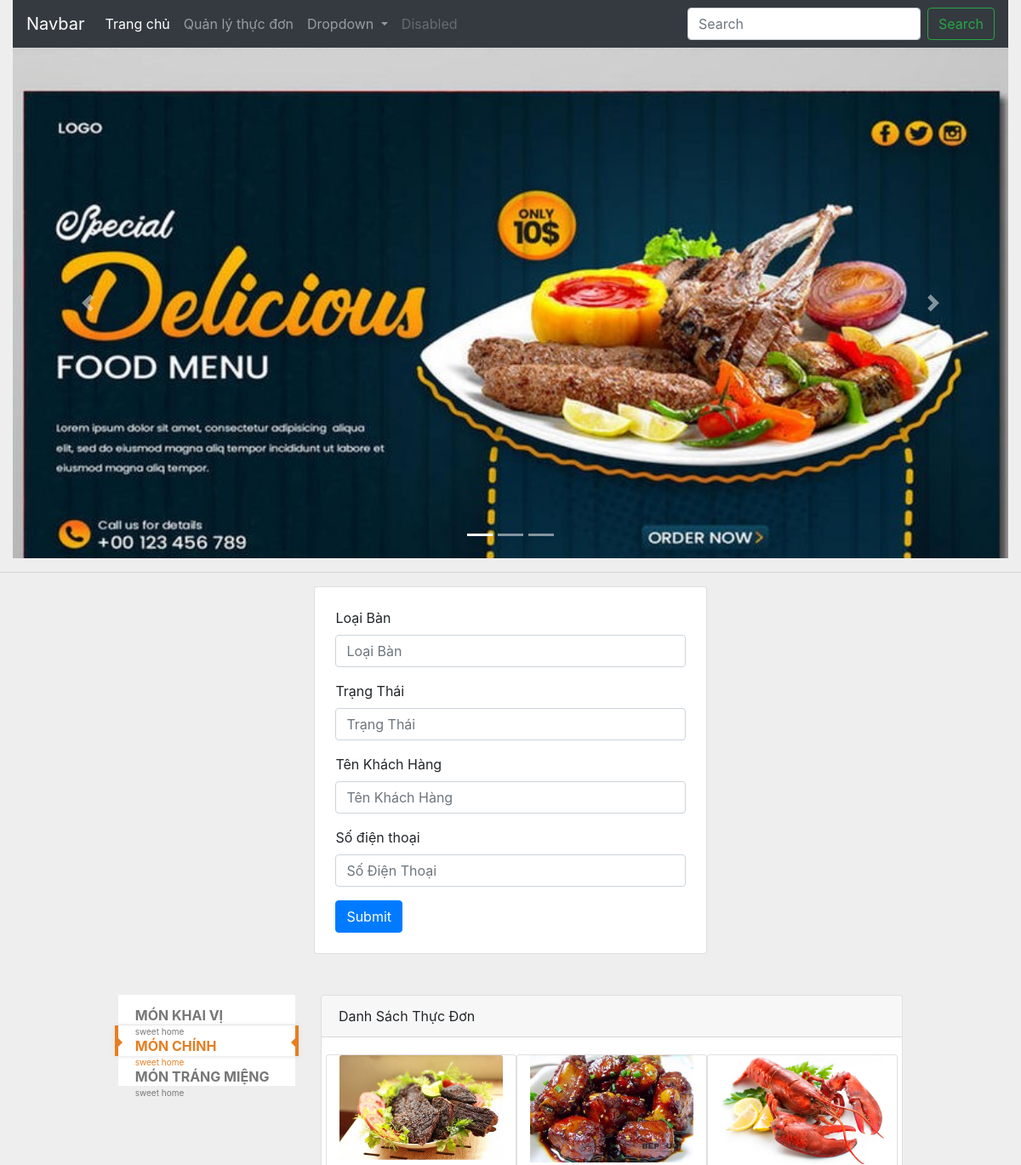
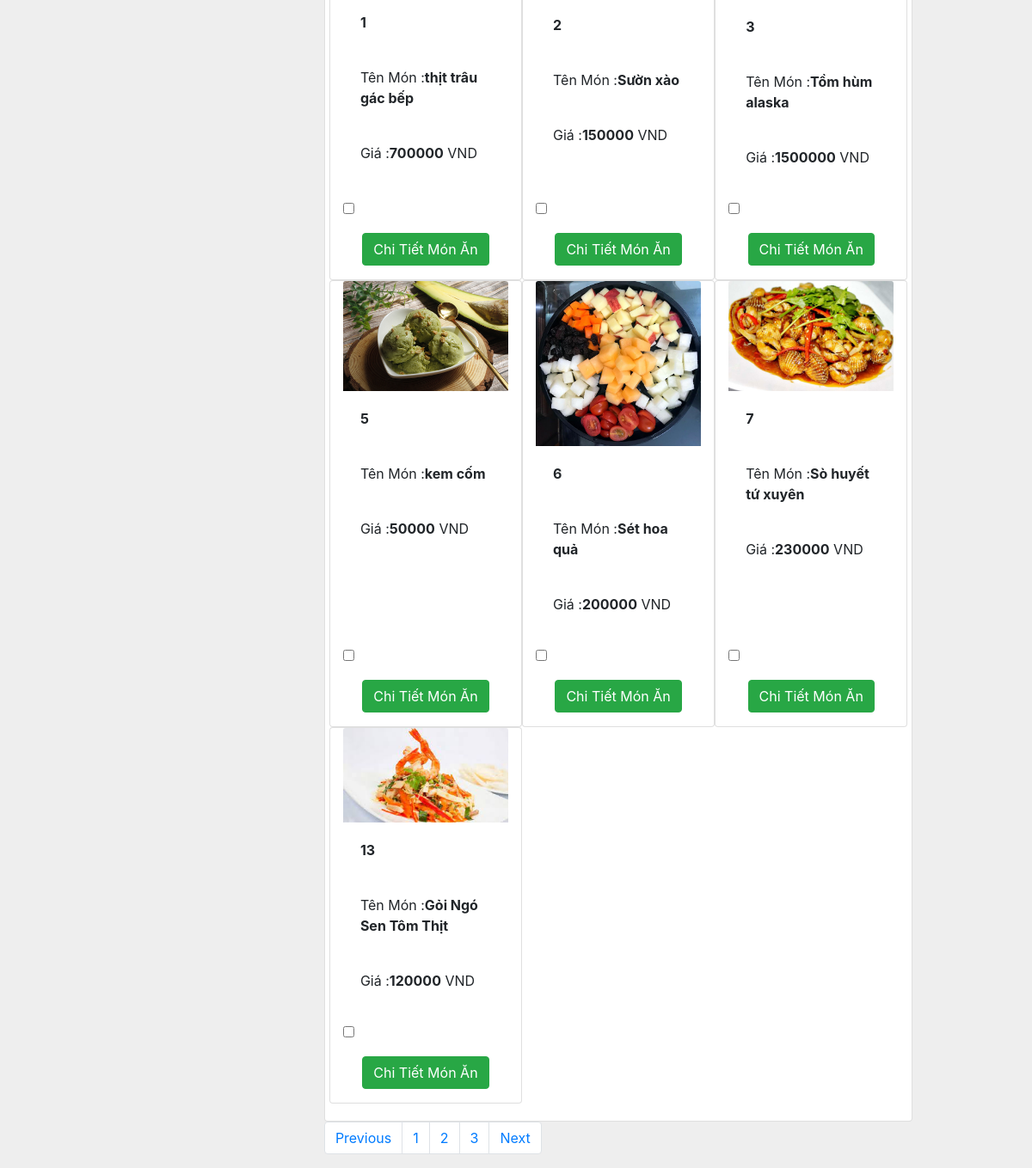
The page /index.php?page=food&action=list&id=1 (signed in) on the database its author committed (2 pictures, top to bottom).
### tables this page shows
CREATE TABLE `foods` (
  `id` int NOT NULL,
  `name` varchar(200) DEFAULT NULL,
  `price` int DEFAULT NULL,
  `ingredient` varchar(200) DEFAULT NULL,
  `kind_of` varchar(200) DEFAULT NULL,
  `image` varchar(200) DEFAULT NULL
);

### src/Controller/foodsController.php (called while the page is built, shortened)
<?php
class foodsController
{
    private $foodsModel;
    public function __construct()
    {
        $this->foodsModel = new foodsModel();
    }
    public function index()
    {
        $foods = $this->foodsModel->getAll();
        include_once "src/View/foods/list.php";
    }
}

### src/Model/foodsModel.php (called while the page is built, shortened)
<?php
class foodsModel
{
    private $dbConnect;
    public function __construct()
    {
        $conn = new DBConnect();
        $this->dbConnect = $conn->connect();
    }
    public function getAll()
    {
        $sql = "SELECT * FROM foods";
        $stmt = $this->dbConnect->query($sql);
        return $stmt->fetchAll();
    }
}

### src/Model/DBConnect.php (called while the page is built, shortened)
<?php
class DBConnect
{
    private $dsn;
    private $username;
    private $password;
    public function __construct()
    {
        $this->dsn = "mysql:host=localhost;dbname=manager_foods;charset=utf8";
        $this->username = "root";
        $this->password = "Lam12345678@";
    }
    public function connect()
    {
        try{
            return new PDO($this->dsn, $this->username, $this->password);
        }catch(PDOException $e){
            die($e->getMessage());
        }
    }
}

### src/View/foods/list.php (the view, shortened to what this page needs)
<?php
$id = $_REQUEST['id'];
?>
<div class="mx-auto w-75">
    <div class="mx-auto card w-50 p-4 mb-5">
        <form method="post" action="index.php?page=food&action=order-book&id=<?php echo $id; ?>">
            <div class="form-group">
                <label for="exampleInputEmail1">Loại Bàn</label>
                <input type="text" name="type" class="form-control" id="exampleInputEmail1" aria-describedby="emailHelp" placeholder="Loại Bàn ">
            </div>
            <div class="form-group">
                <label for="exampleInputEmail1">Trạng Thái</label>
                <input type="text" name="status" class="form-control" id="exampleInputEmail1" aria-describedby="emailHelp" placeholder="Trạng Thái ">
            </div>
            <div class="form-group">
                <label for="exampleInputEmail1">Tên Khách Hàng</label>
                <input type="text" name="customers" class="form-control" id="exampleInputEmail1" aria-describedby="emailHelp" placeholder="Tên Khách Hàng">
            </div>
            <div class="form-group">
                <label for="exampleInputEmail1">Số điện thoại</label>
                <input type="text" name="phone" class="form-control" id="exampleInputEmail1" aria-describedby="emailHelp" placeholder="Số Điện Thoại">
            </div>
            <button type="submit" class="btn btn-primary">Submit</button>
        </form>
    </div>
    <div class="row">
        <div class="col-3 ">
            <?php include_once "src/View/layout/sidebar.php"; ?>
        </div>
        <div class="col-9">
            <div class="card ">
                <div class="card-header">
                    Danh Sách Thực Đơn
                </div>
                <div class="card-body row">
                    <?php foreach ($foods as $food): ?>
                        <div class="card col-4 " >
                            <img class="card-img-top" src="img/<?php echo $food['image'] ?>">
                            <div class="card-body ">
                                <p><b><?php echo $food['id'] ?></b></p><br>
                                <p>Tên Món :<b><?php echo $food['name'] ?></b></p><br>
                                <p>Giá :<b><?php echo $food['price'] ?></b> VND</p>
                            </div>
                            <p><input  type="checkbox" name="" ></p>
                            <p style="text-align: center"><a href="index.php?page=food&action=food-list&id=<?php echo $food['id'] ?>">
                                    <button  type="button" class="btn btn-success">Chi Tiết Món Ăn</button>
                                </a>
                            </p>
                        </div>
                    <?php endforeach; ?>
                </div>
            </div>
            <nav aria-label="Page navigation example">
                <ul class="pagination">
                    <li class="page-item"><a class="page-link" href="#">Previous</a></li>
                    <li class="page-item"><a class="page-link" href="#">1</a></li>
                    <li class="page-item"><a class="page-link" href="#">2</a></li>
                    <li class="page-item"><a class="page-link" href="#">3</a></li>
                    <li class="page-item"><a class="page-link" href="#">Next</a></li>
                </ul>
            </nav>
        </div>
    </div>
</div>

### index.php (shortened to what this page needs)
<?php
$foodsController = new foodsController();
$page = $_REQUEST['page'];
$action = $_REQUEST['action'];
?>
<!doctype html>
<html lang="en">
<head>
    <link rel="stylesheet" href="https://cdn.jsdelivr.net/npm/bootstrap@4.6.0/dist/css/bootstrap.min.css"
>
    <link href="css/style.css" rel="stylesheet" type="text/css">
    <link rel="stylesheet" href="css/sidebar.css">
</head>
<body>
<div class="col-12">
    <?php include_once "src/View/layout/header.php"; ?>
</div>
<hr>
<div class="row">
    <?php
    switch ($page) {
        case "food":
            switch ($action) {
                case "list":
                    $foodsController->index();
                    break;
            }
            break;
    }
    ?>
</div>
</body>
</html>

### src/View/layout/header.php (shortened to what this page needs)
<nav class="navbar navbar-expand-lg navbar navbar-dark bg-dark">
    <a class="navbar-brand" href="#">Navbar</a>
    <div class="collapse navbar-collapse" id="navbarSupportedContent">
        <ul class="navbar-nav mr-auto">
            <li class="nav-item active">
                <a class="nav-link" href="index.php?page=default">Trang chủ<span class="sr-only">(current)</span></a>
            </li>
            <li class="nav-item">
                <a class="nav-link" href="index.php?page=food&action=managerList">Quản lý thực đơn</a>
            </li>
            <li class="nav-item dropdown">
                <a class="nav-link dropdown-toggle" href="#" id="navbarDropdown" role="button" data-toggle="dropdown"
                   aria-haspopup="true" aria-expanded="false">
                    Dropdown
                </a>
            </li>
            <li class="nav-item">
                <a class="nav-link disabled" href="#" tabindex="-1" aria-disabled="true">Disabled</a>
            </li>
        </ul>
        <form class="form-inline my-2 my-lg-0">
            <input class="form-control mr-sm-2" type="search" placeholder="Search" aria-label="Search">
            <button class="btn btn-outline-success my-2 my-sm-0" type="submit">Search</button>
        </form>
    </div>
</nav>
<div id="carouselExampleIndicators" class="carousel slide" data-ride="carousel">
    <ol class="carousel-indicators">
        <li data-target="#carouselExampleIndicators" data-slide-to="0" class="active"></li>
        <li data-target="#carouselExampleIndicators" data-slide-to="1"></li>
        <li data-target="#carouselExampleIndicators" data-slide-to="2"></li>
    </ol>
    <div class="carousel-inner" style="height:600px">
        <div class="carousel-item active">
            <img class="d-block w-100" src="img/banner/banner-nha-hang.jpg" alt="First slide">
        </div>
    </div>
    <a class="carousel-control-prev" href="#carouselExampleIndicators" role="button" data-slide="prev">
        <span class="carousel-control-prev-icon" aria-hidden="true"></span>
    </a>
    <a class="carousel-control-next" href="#carouselExampleIndicators" role="button" data-slide="next">
        <span class="carousel-control-next-icon" aria-hidden="true"></span>
    </a>
</div>

### src/View/layout/sidebar.php (shortened to what this page needs)
<nav>
    <ul class="mcd-menu w-100">
        <li>
            <a href="index.php?page=food&action=foodAppetizer">
                <strong>Món khai vị</strong>
                <small>sweet home</small>
            </a>
        </li>
        <li>
            <a href="index.php?page=food&action=foodMainDishes" class="active">
                <strong>Món chính </strong>
                <small>sweet home</small>
            </a>
        </li>
        <li>
            <a href="index.php?page=food&action=foodDesserts">
                <strong>Món tráng miệng</strong>
                <small>sweet home</small>
            </a>
        </li>
    </ul>
</nav>

### css/style.css (style rules this page uses)
.carousel-item { height:400px; }

### css/sidebar.css (style rules this page uses)
body { background: #EEE; overflow-x:hidden; }
.mcd-menu { list-style: none; padding: 0; margin: 0; background: #FFF; border-radius: 2px; -moz-border-radius: 2px; -webkit-border-radius: 2px; width: 250px; }
.mcd-menu li { position: relative; }
.mcd-menu li a { display: block; text-decoration: none; padding: 12px 20px; color: #777; text-align: left; height: 36px; position: relative; border-bottom: 1px solid #EEE; }
.mcd-menu li a strong { display: block; text-transform: uppercase; }
.mcd-menu li a small { display: block; font-size: 10px; }
.mcd-menu li a i, .mcd-menu li a strong, .mcd-menu li a small { position: relative; transition: all 300ms linear; -o-transition: all 300ms linear; -ms-transition: all 300ms linear; -moz-transition: all 300ms linear; -webkit-transition: all 300ms linear; }
.mcd-menu li a.active { position: relative; color: #e67e22; border:0; box-shadow: 0 0 5px #DDD; -moz-box-shadow: 0 0 5px #DDD; -webkit-box-shadow: 0 0 5px #DDD; border-left: 4px solid #e67e22; border-right: 4px solid #e67e22; margin: 0 -4px; }
.mcd-menu li a.active:before { content: ""; position: absolute; top: 42%; left: 0; border-left: 5px solid #e67e22; border-top: 5px solid transparent; border-bottom: 5px solid transparent; }
.mcd-menu li a.active:after { content: ""; position: absolute; top: 42%; right: 0; border-right: 5px solid #e67e22; border-top: 5px solid transparent; border-bottom: 5px solid transparent; }

### rows shown on the page
foods: image (picture), id "1", name "thịt trâu gác bếp", price "700000"
foods: image (picture), id "2", name "Sườn xào", price "150000"
foods: image (picture), id "3", name "Tồm hùm alaska", price "1500000"
foods: image (picture), id "5", name "kem cốm", price "50000"
foods: image (picture), id "6", name "Sét hoa quả", price "200000"
foods: image (picture), id "7", name "Sò huyết tứ xuyên", price "230000"
foods: image (picture), id "13", name "Gỏi Ngó Sen Tôm Thịt", price "120000"
